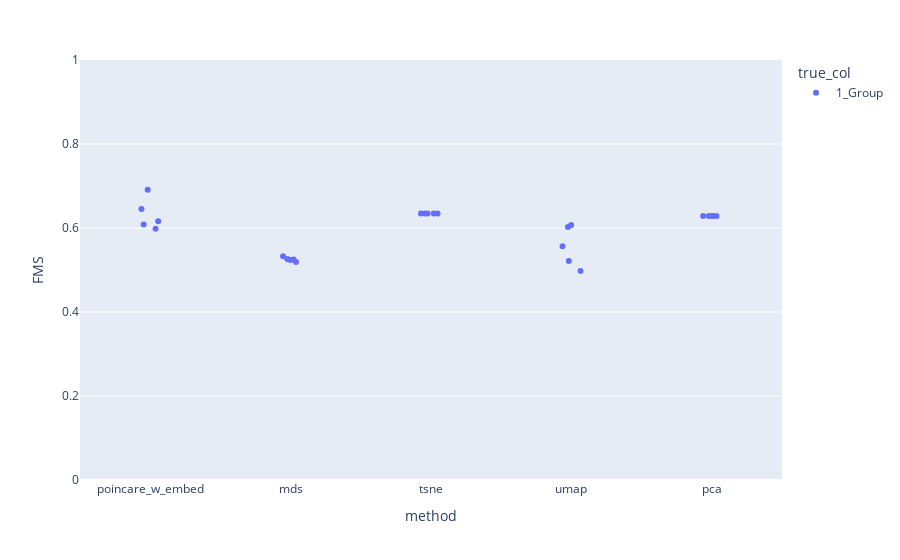

Write notebook code for a chart like this one.
### Markdown cell above
### Test FMS Scores

### Code cell
fig = px.strip(df_results_clust, x='method', y='FMS', color = "true_col")
fig.update_yaxes(range = [0,1])
fig.show()

# Need to add the original poincaré method

### Figure 1 — Plotly figure (JSON) as saved in the notebook; plotly's stock layout.template omitted (floating-point values rounded to 4 significant figures)
{"data": [{"alignmentgroup": "True", "boxpoints": "all", "fillcolor": "rgba(255,255,255,0)", "hoveron": "points", "hovertemplate": "true_col=1_Group<br>method=%{x}<br>FMS=%{y}<extra></extra>", "legendgroup": "1_Group", "line": {"color": "rgba(255,255,255,0)"}, "marker": {"color": "#636efa"}, "name": "1_Group", "offsetgroup": "1_Group", "orientation": "v", "pointpos": 0, "showlegend": true, "type": "box", "x": ["poincare_w_embed", "mds", "tsne", "umap", "pca", "poincare_w_embed", "mds", "tsne", "umap", "pca", "poincare_w_embed", "mds", "tsne", "umap", "pca", "poincare_w_embed", "mds", "tsne", "umap", "pca", "poincare_w_embed", "mds", "tsne", "umap", "pca"], "x0": " ", "xaxis": "x", "y": [0.5981, 0.5249, 0.6347, 0.5216, 0.6286, 0.6086, 0.5192, 0.6347, 0.6073, 0.6286, 0.6455, 0.5238, 0.6347, 0.6022, 0.6286, 0.616, 0.5327, 0.6347, 0.4979, 0.6286, 0.6913, 0.5262, 0.6347, 0.5563, 0.6286], "y0": " ", "yaxis": "y"}], "layout": {"boxmode": "group", "legend": {"title": {"text": "true_col"}, "tracegroupgap": 0}, "margin": {"t": 60}, "xaxis": {"anchor": "y", "domain": [0, 1], "title": {"text": "method"}}, "yaxis": {"anchor": "x", "domain": [0, 1], "range": [0, 1], "title": {"text": "FMS"}}}}
